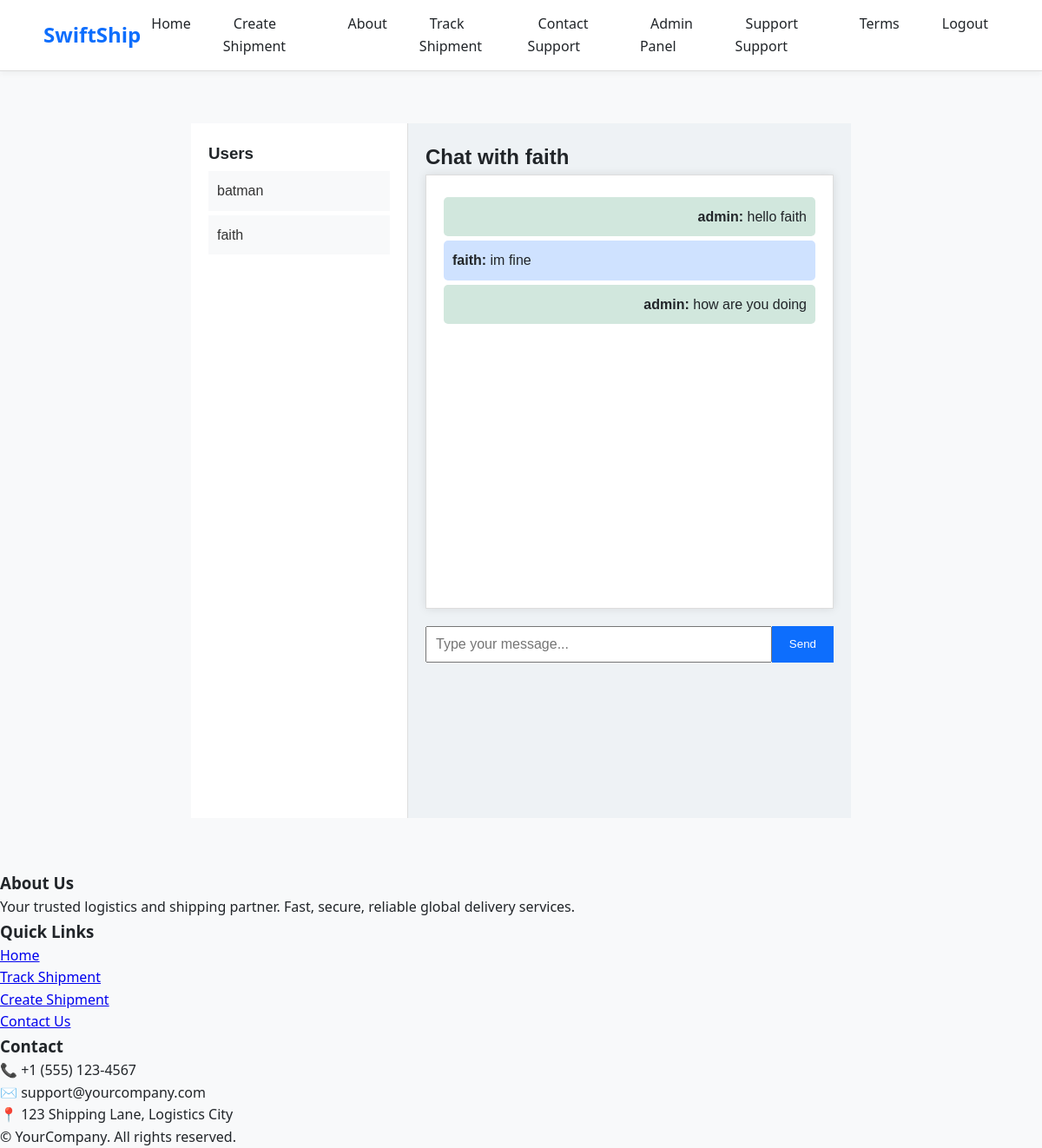
Before: /chat_admin/?user=3 (signed in) with the older database file.
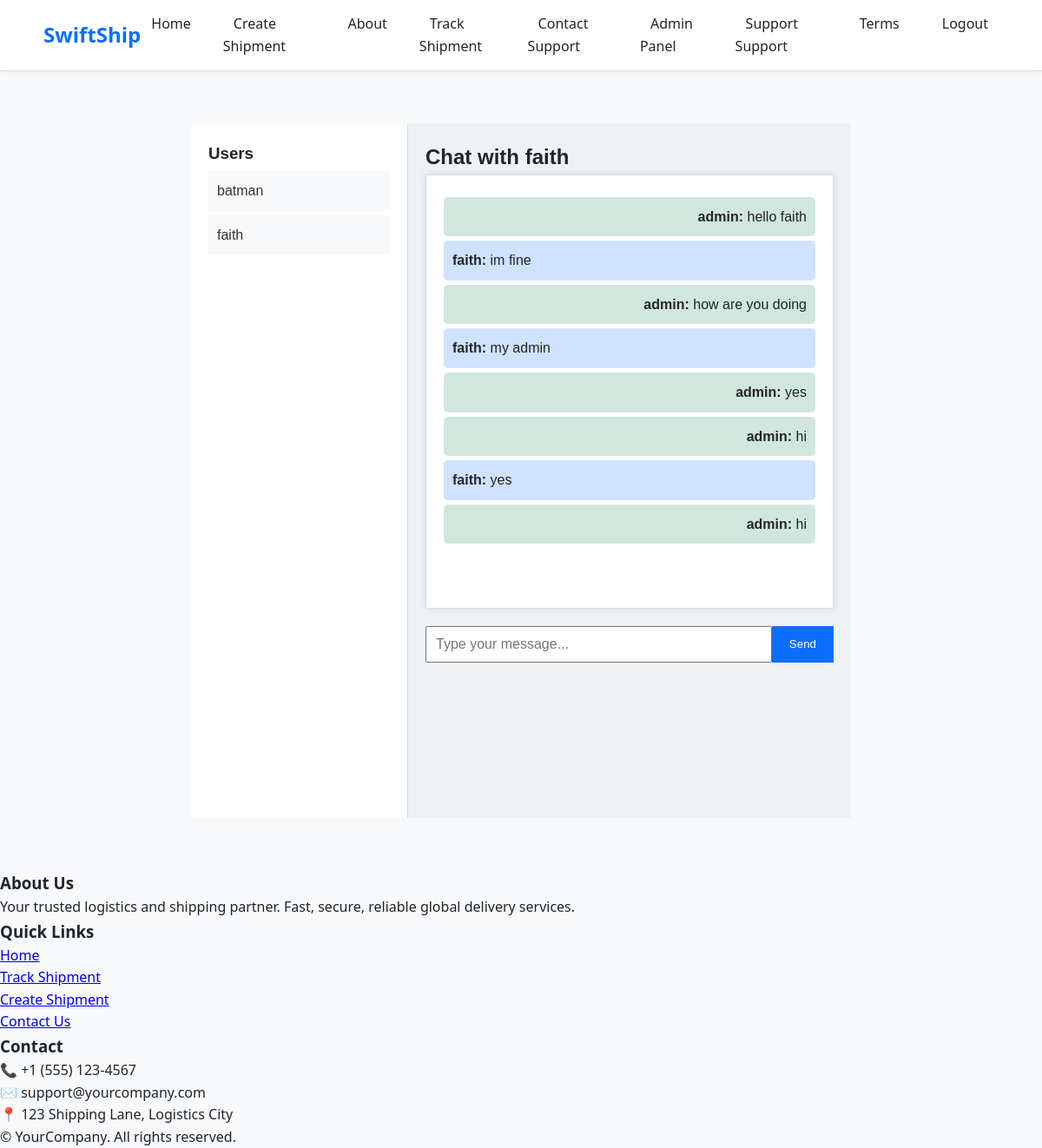
After: the same page with the newer database file.
### app/models.py (models this page shows, shortened)
class PrivateChat(models.Model):
    sender = models.ForeignKey(User, on_delete=models.CASCADE, related_name='sent_messages')
    receiver = models.ForeignKey(User, on_delete=models.CASCADE, related_name='received_messages')
    message = models.TextField()
    timestamp = models.DateTimeField(auto_now_add=True)
    is_read = models.BooleanField(default=False)

### app/views.py (the view, shortened to what this page needs)
# urls.py: path('chat_admin/', views.chat_admin, name='chat_admin'),
@login_required
@user_passes_test(lambda u: u.is_staff)
def chat_admin(request):
    storage = get_messages(request)
    list(storage)  # Clear all queued messages
    PrivateChat.objects.filter(receiver=request.user, is_read=False).update(is_read=True)
    users = User.objects.exclude(id=request.user.id)
    selected_user = None
    messages_qs = []
    selected_user_id = request.GET.get('user')
    if selected_user_id:
        try:
            selected_user = User.objects.get(id=selected_user_id)
            messages_qs = PrivateChat.objects.filter(
                Q(sender=request.user, receiver=selected_user) |
                Q(sender=selected_user, receiver=request.user)
            ).order_by('timestamp')
            PrivateChat.objects.filter(sender=selected_user, receiver=request.user, is_read=False).update(is_read=True)
        except User.DoesNotExist:
            selected_user = None
    return render(request, 'chat/chat_admin.html', {
        'users': users,
        'messages': messages_qs,
        'selected_user': selected_user
    })

### templates/chat/chat_admin.html (shortened to what this page needs)
{% extends 'base.html' %}
{% block content %}
{% load static %}
<div class="chat-admin-container">
    <div class="sidebar">
        <h3>Users</h3>
        {% for user in users %}
            <a href="?user={{ user.id }}" class="user-link">
                {{ user.username }}
            </a>
        {% empty %}
            <p>No users available.</p>
        {% endfor %}
    </div>
    <div class="chat-section">
        {% if selected_user %}
            <h2>Chat with {{ selected_user.username }}</h2>
            <div class="chat-box">
                {% for msg in messages %}
                    <div class="message {% if msg.sender == request.user %}admin{% else %}user{% endif %}">
                        <strong>{{ msg.sender.username }}:</strong> {{ msg.message }}
                    </div>
                {% empty %}
                    <p>No messages yet.</p>
                {% endfor %}
            </div>
            <form method="POST">
                <input type="text" name="message" placeholder="Type your message..." required>
                <button type="submit">Send</button>
            </form>
        {% else %}
            <h2>Select a user to chat with</h2>
        {% endif %}
    </div>
</div>
{% endblock %}

### templates/base.html (shortened to what this page needs)
<!DOCTYPE html>
<html lang="en">
<head>
</head>
<body>
    <nav class="navbar">
        <div class="container">
            <div class="logo">SwiftShip</div>
            <ul class="nav-links" id="navLinks">
                {% if user.is_authenticated %}
                <li><a href="{% url 'home' %}">Home</a></li>
                <li><a href="{% url 'create_shipment' %}">Create Shipment</a></li>
                <li><a href="{% url 'about' %}">About</a></li>
                <li><a href="{% url 'track_shipment' %}">Track Shipment</a></li>
                <li><a href="{% url 'contact' %}">Contact Support</a></li>
                {% if request.user.is_superuser %}
                <li>
                    <a href="{% url 'chat_admin' %}" id="adminPanelLink">
                        Admin Panel
                    </a>
                </li>
                <li><a href="{% url 'receive_messages' %}">Support Support</a></li>
                {% endif %}
                <li><a href="{% url 'terms' %}">Terms</a></li>
                <li><a href="{% url 'logout' %}">Logout</a></li>
                {% else %}
                <li><a href="{% url 'home' %}">Home</a></li>
                <li><a href="{% url 'login' %}">Sign In</a></li>
                <li><a href="{% url 'register' %}">Sign Up</a></li>
                {% endif %}
            </ul>
        </div>
    </nav>
    <div class="container-main">
        {% block content %}{% endblock %}
    </div>
    <footer class="site-footer">
        <div class="footer-container">
            <div class="footer-section">
                <h3>About Us</h3>
                <p>Your trusted logistics and shipping partner. Fast, secure, reliable global delivery services.</p>
            </div>
            <div class="footer-section">
                <h3>Quick Links</h3>
                <ul>
                    <li><a href="{% url 'home' %}">Home</a></li>
                    <li><a href="{% url 'track_shipment' %}">Track Shipment</a></li>
                    <li><a href="{% url 'create_shipment' %}">Create Shipment</a></li>
                    <li><a href="{% url 'contact' %}">Contact Us</a></li>
                </ul>
            </div>
            <div class="footer-section">
                <h3>Contact</h3>
                <ul>
                    <li>📞 +1 (555) 123-4567</li>
                    <li>✉️ support@yourcompany.com</li>
                    <li>📍 123 Shipping Lane, Logistics City</li>
                </ul>
            </div>
        </div>
        <div class="footer-bottom">
            &copy; {{ year }} YourCompany. All rights reserved.
        </div>
    </footer>
</body>
</html>

### templates/base.html (style rules this page uses)
:root { --primary-color: #0d6efd; --background-color: #f8f9fa; --text-color: #212529; --nav-bg: #fff; --border-color: #ddd; --card-bg: #fff; --hover-bg: #e9ecef; --success: #28a745; --error: #dc3545; --info: #17a2b8; }
* { box-sizing: border-box; margin: 0; padding: 0; }
body { font-family: 'Segoe UI', sans-serif; background-color: var(--background-color); color: var(--text-color); line-height: 1.6; }
.navbar { background-color: var(--nav-bg); border-bottom: 1px solid var(--border-color); padding: 15px 20px; position: relative; box-shadow: 0 2px 8px rgba(0, 0, 0, 0.05); }
.navbar .container { max-width: 1100px; margin: 0 auto; display: flex; align-items: center; justify-content: space-between; }
.logo { font-size: 24px; font-weight: bold; color: var(--primary-color); }
.nav-links { list-style: none; display: flex; gap: 25px; }
.nav-links li a { text-decoration: none; color: var(--text-color); font-weight: 500; padding: 8px 12px; border-radius: 6px; transition: background 0.3s, transform 0.2s; position: relative; }
.container-main { max-width: 800px; margin: 40px auto; padding: 20px; }

### templates/chat/chat_admin.html (style rules this page uses)
.chat-admin-container { font-family: Arial, sans-serif; background: #eef2f5; display: flex; }
.chat-admin-container .sidebar { width: 250px; background: #fff; border-right: 1px solid #ddd; height: 100vh; overflow-y: auto; padding: 20px; }
.chat-admin-container .sidebar h3 { margin-top: 0; }
.chat-admin-container .user-link { display: block; padding: 10px; margin: 5px 0; background: #f8f9fa; text-decoration: none; color: #333; }
.chat-admin-container .chat-section { flex: 1; padding: 20px; }
.chat-admin-container .chat-box { background: white; border: 1px solid #ddd; padding: 20px; height: 500px; overflow-y: scroll; box-shadow: 0 0 10px rgba(0,0,0,0.1); }
.chat-admin-container .message { padding: 10px; margin: 5px 0; border-radius: 5px; }
.chat-admin-container .admin { background: #d1e7dd; text-align: right; }
.chat-admin-container .user { background: #cfe2ff; text-align: left; }
.chat-admin-container form { display: flex; margin-top: 20px; }
.chat-admin-container input[type="text"] { flex: 1; padding: 10px; font-size: 16px; }
.chat-admin-container button { padding: 10px 20px; background: #0d6efd; color: white; border: none; }

Changed rows visible on the page:
added PrivateChat: sender.username "faith", message "my admin"
added PrivateChat: sender.username "admin", message "yes"
added PrivateChat: sender.username "admin", message "hi"
added PrivateChat: sender.username "faith", message "yes"
added PrivateChat: sender.username "admin", message "hi"
